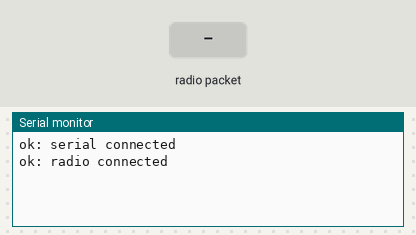
Simulated run of this sketch. Board: Arduino Uno, built with avr-gcc and run on an emulated ATmega328P. Parts: the last lines printed to the serial monitor. The test bench sets the inputs (shaded band). No radio packets arrive unless stated.

Above: at 1.2 s.
1.3 s: radio packet "1" arrives
At 2.4 s:
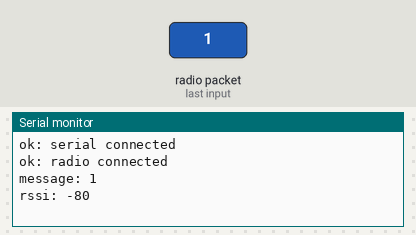
2.8 s: radio packet "0" arrives
At 3.6 s:
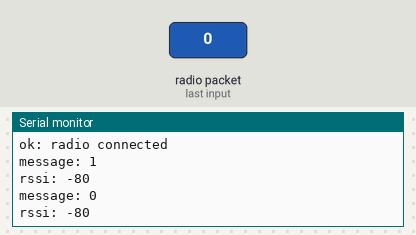
4.3 s: radio packet "2" arrives
At 4.7 s:
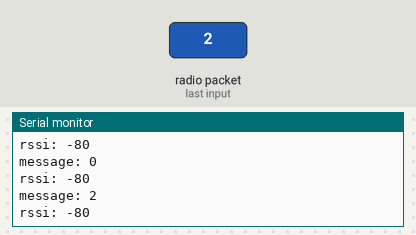

The sketch:

base.ino
```cpp
#include <RH_RF95.h>

#define RADIO_FREQ 915.0

#define RFM95_CS 10
#define RFM95_RST 9
#define RFM95_INT 2

RH_RF95 rf95(RFM95_CS, RFM95_INT);

void setup()
{
    Serial.begin(9600);

    pinMode(0, OUTPUT);
    pinMode(1, OUTPUT);

    digitalWrite(0, HIGH);
    digitalWrite(1, LOW);

    while (!Serial)
        delay(100);

    Serial.println("ok: serial connected");

    digitalWrite(1, HIGH);

    if (!rf95.init())
    {
        Serial.println("error: initializing radio");
        while (1)
            ;
    }

    if (!rf95.setFrequency(RADIO_FREQ))
    {
        Serial.println("error: tuning radio to frequency");
        while (1)
            ;
    }

    // leds on 0, 1

    rf95.setTxPower(23, false);

    Serial.println("ok: radio connected");
    digitalWrite(0, LOW);
    digitalWrite(1, LOW);
}

void loop()
{
    // read incoming messages from rocket
    char buf[RH_RF95_MAX_MESSAGE_LEN];
    memset(buf, 0, sizeof(buf));
    uint8_t len = sizeof(buf);
    if (rf95.recv(buf, &len))
    {
        Serial.print("message: ");
        Serial.println((char *)buf);
        Serial.print("rssi: ");
        Serial.println(rf95.lastRssi(), DEC);
        // blink the led
        digitalWrite(1, HIGH);
    } else {
        digitalWrite(1, LOW);
    }
}
```

Measured:
- after the input at 1.3 s, the serial monitor: prints a new line at once (image 1)
- after the input at 2.8 s, the serial monitor: prints a new line at once (image 2)
- after the input at 4.3 s, the serial monitor: prints a new line at once (image 3)
